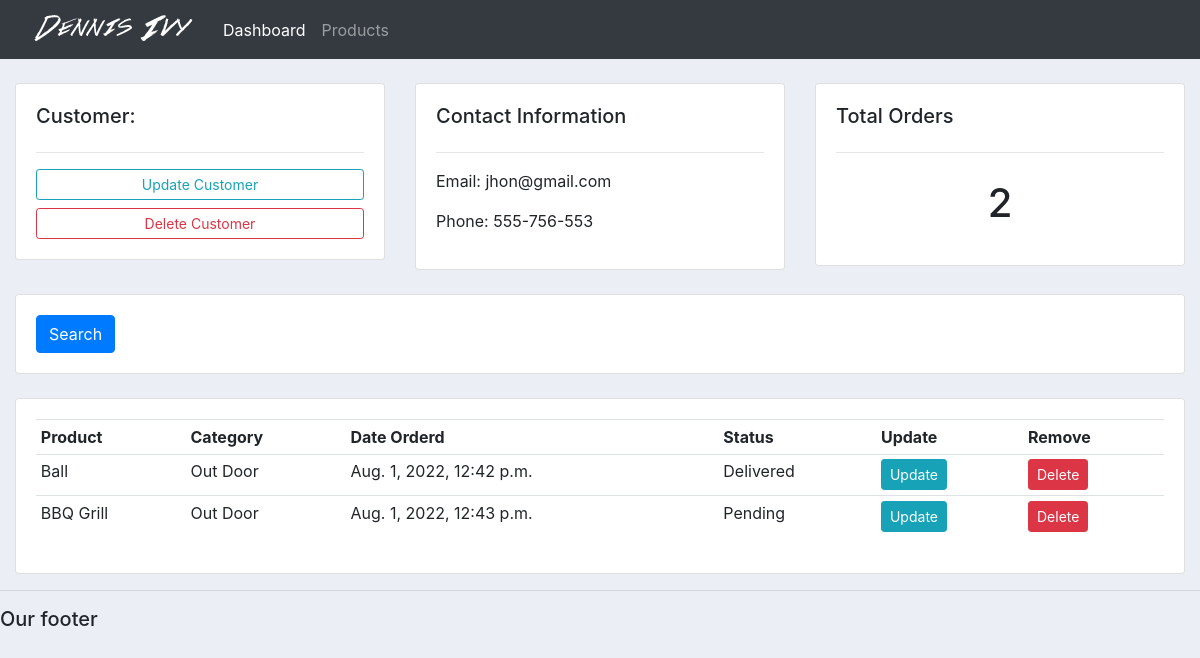
Screenshot of /customer/1 with the database file from the repository.
### accounts/models.py (models this page shows, shortened)
class Customer(models.Model):
    name = models.CharField(max_length=200, null=True)
    phone = models.CharField(max_length=200, null=True)
    email = models.CharField(max_length=200, null=True)
    date_created = models.DateTimeField(auto_now_add=True, null=True)

class Order(models.Model):
    STATUS = (
        ('Pending', 'Pending'),
        ('Out for delivery', 'Out for delivery'),
        ('Delivered', 'Delivered'),
    )
    customer = models.ForeignKey(Customer, null=True, on_delete=models.SET_NULL)
    product = models.ForeignKey(Product, null=True, on_delete=models.SET_NULL)
    date_created = models.DateTimeField(auto_now_add=True, null=True)
    status = models.CharField(max_length=200, null=True, choices=STATUS)

class Product(models.Model):
    CATEGORY = (
        ('Indoor', 'Indoor'),
        ('Out Door', 'Out Door'),
    )
    name = models.CharField(max_length=200, null=True)
    price = models.FloatField(null=True)
    category = models.CharField(max_length=200, null=True, choices=CATEGORY)
    description = models.CharField(max_length=200, null=True, blank=True)
    date_created = models.DateTimeField(auto_now_add=True, null=True)
    tags = models.ManyToManyField(Tag)
    def __str__(self):
        return self.name

### accounts/views.py (the view)
# urls.py: path('customer/<str:pk_test>', views.customer, name='customer'),
def customer(request, pk_test):
    customer = Customer.objects.get(id=pk_test)
    orders = customer.order_set.all()
    order_count = orders.count()
    context = {'customer': customer, 'orders': orders, 'order_count': order_count}
    return render(request, 'accounts/customer.html', context)

### accounts/templates/accounts/customer.html
{% extends 'accounts/main.html' %} {% block content%}
	<br>
<div class="row">
	<div class="col-md">
		<div class="card card-body">
			<h5>Customer:</h5>
			<hr>
			<a class="btn btn-outline-info  btn-sm btn-block" href="">Update Customer</a>
			<a class="btn btn-outline-danger  btn-sm btn-block" href="">Delete Customer</a>
		</div>
	</div>
	<div class="col-md">
		<div class="card card-body">
			<h5>Contact Information</h5>
			<hr>
			<p>Email: {{ customer.email }}</p>
			<p>Phone: {{ customer.phone }}</p>
		</div>
	</div>
	<div class="col-md">
		<div class="card card-body">
			<h5>Total Orders</h5>
			<hr>
			<h1 style="text-align: center;padding: 10px">{{ order_count }}</h1>
		</div>
	</div>
</div>
<br>
<div class="row">
	<div class="col">
		<div class="card card-body">
			<form method="get">
		    <button class="btn btn-primary" type="submit">Search</button>
		  </form>
		</div>
	</div>
</div>
<br>
<div class="row">
	<div class="col-md">
		<div class="card card-body">
			<table class="table table-sm">
				<tr>
					<th>Product</th>
					<th>Category</th>
					<th>Date Orderd</th>
					<th>Status</th>
					<th>Update</th>
					<th>Remove</th>
				</tr>
                {% for order in orders %}
                <tr>
                    <td>{{ order.product }}</td>
                    <td>{{ order.product.category }}</td>
                    <td>{{ order.date_created }}</td>
                    <td>{{ order.status }}</td>
                    <td><a class="btn btn-sm btn-info" href="{% url 'update_order' order.id %}">Update</a></td>
                    <td><a class="btn btn-sm btn-danger" href="{% url 'delete_order' order.id %}">Delete</a></td>
                </tr>
                {% endfor %}
			</table>
		</div>
	</div>
</div>
{% endblock%}

### static/css/main.css (style rules this page uses)
body { background-color: #ebeff5; }

### rows the page displays
Customer: email "jhon@gmail.com", phone "555-756-553"
Order: product "Ball", product.category "Out Door", date_created "Aug. 1, 2022, 12:42 p.m.", status "Delivered"
Order: product "BBQ Grill", product.category "Out Door", date_created "Aug. 1, 2022, 12:43 p.m.", status "Pending"

### other values shown
{{ order_count }} "2"
